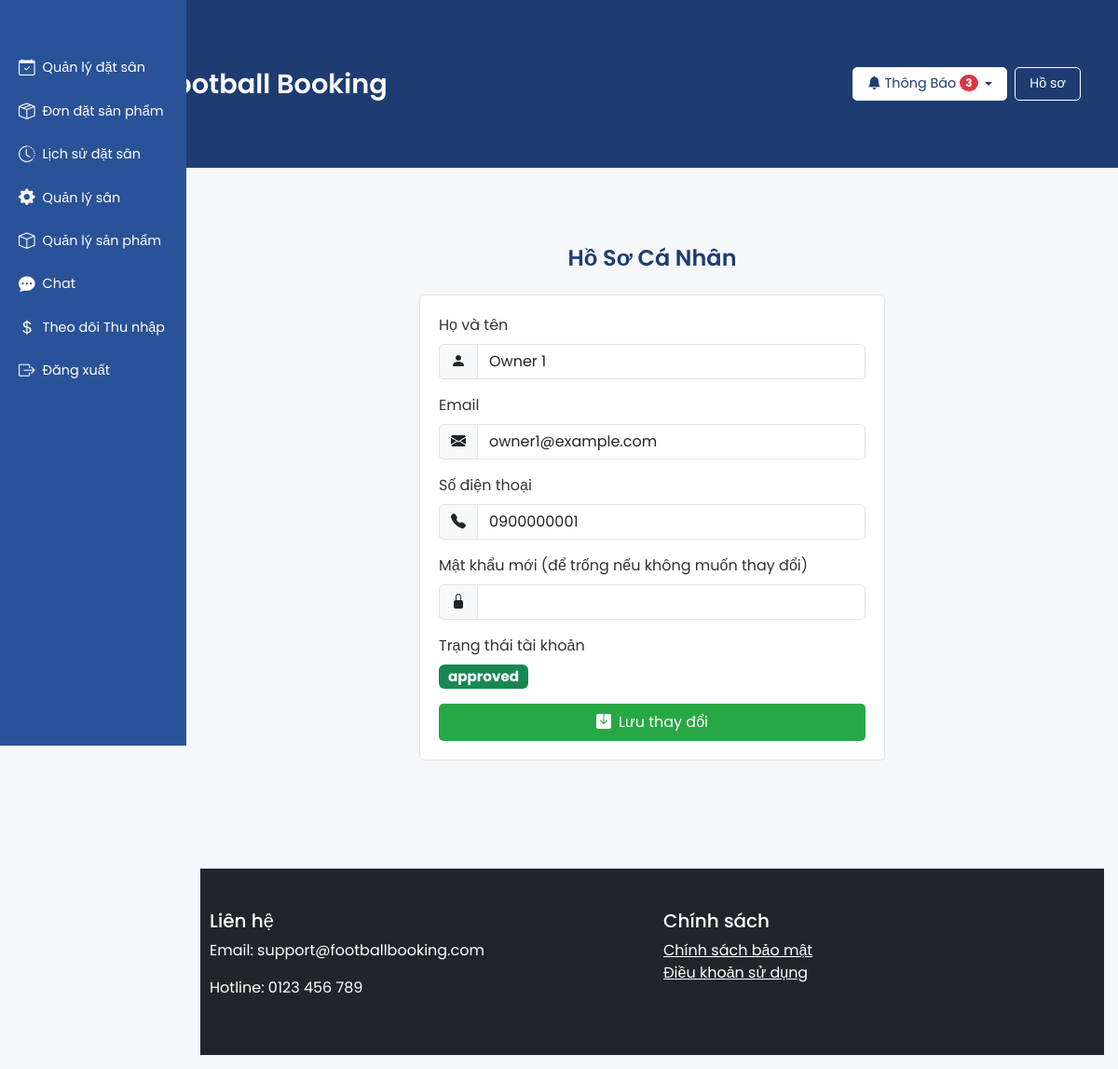
The page /profile.php (signed in) on the database as committed earlier.
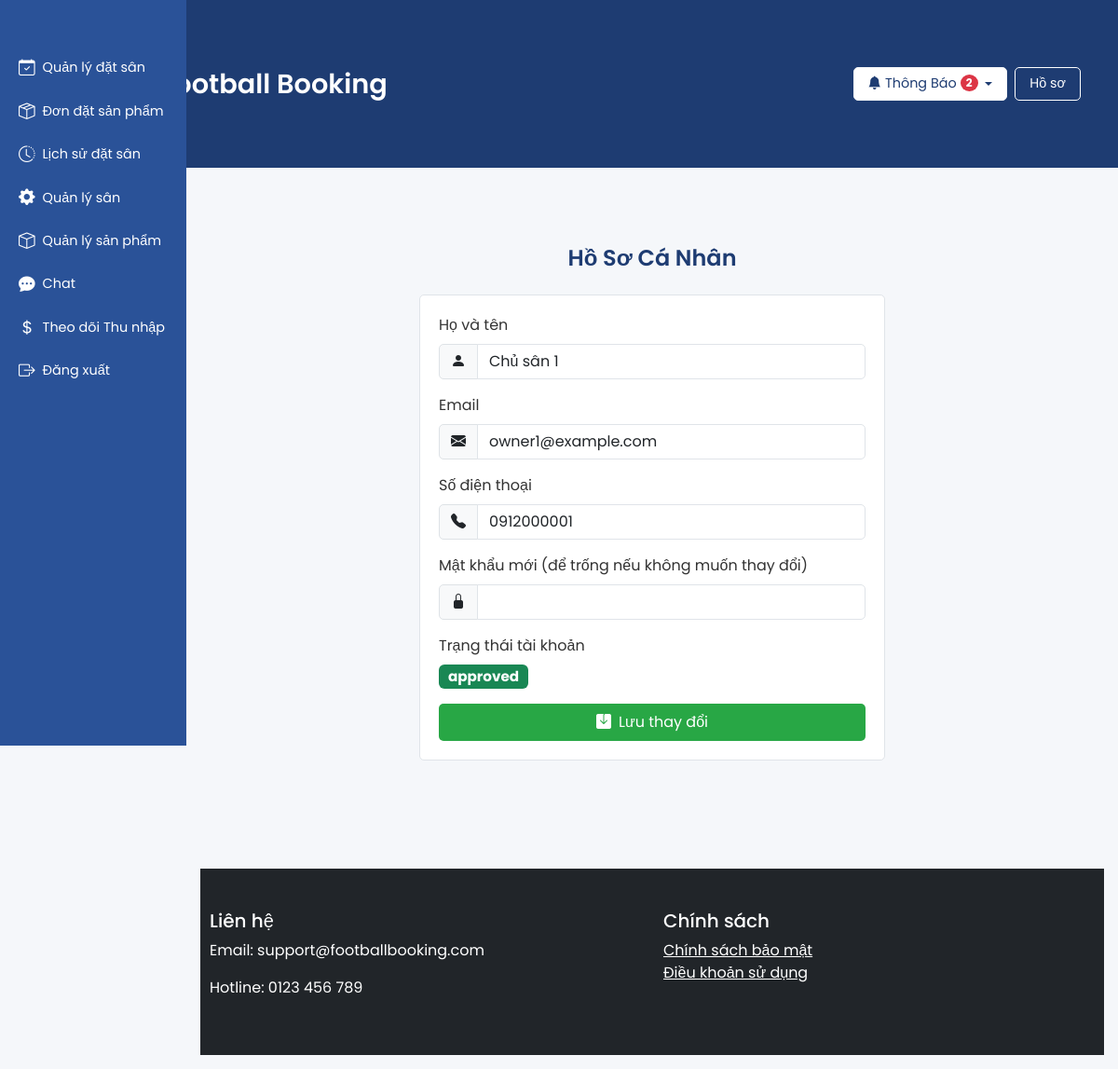
The same page on the database as committed later.
### tables this page shows
CREATE TABLE users (
    id INT AUTO_INCREMENT PRIMARY KEY,
    full_name VARCHAR(255) NOT NULL,
    email VARCHAR(255) UNIQUE NOT NULL,
    phone VARCHAR(20),
    password VARCHAR(255) NOT NULL,
    account_type ENUM('customer', 'owner', 'admin') NOT NULL,
    status ENUM('pending', 'approved', 'rejected') DEFAULT 'approved',
    created_at TIMESTAMP DEFAULT CURRENT_TIMESTAMP
);

### profile.php (the view, shortened to what the changed rows need)
<?php
require_once 'includes/config.php';
$user_id = $_SESSION['user_id'];
$stmt = $pdo->prepare("SELECT full_name, email, phone, status FROM users WHERE id = ?");
$stmt->execute([$user_id]);
$user = $stmt->fetch(PDO::FETCH_ASSOC);
$full_name = $user['full_name'];
$email = $user['email'];
$phone = $user['phone'];
$status = $user['status'];
require_once 'includes/header.php';
?>
<section class="profile py-5">
    <div class="container">
        <h2 class="section-title">Hồ Sơ Cá Nhân</h2>
        <div class="profile-form">
            <form method="POST">
                <div class="mb-3">
                    <div class="input-group">
                        <span class="input-group-text"><i class="bi bi-person-fill"></i></span>
                        <input type="text" name="full_name" id="full_name" class="form-control" value="<?php echo htmlspecialchars($full_name); ?>" required>
                    </div>
                </div>
                <div class="mb-3">
                    <div class="input-group">
                        <span class="input-group-text"><i class="bi bi-envelope-fill"></i></span>
                        <input type="email" name="email" id="email" class="form-control" value="<?php echo htmlspecialchars($email); ?>" readonly>
                    </div>
                </div>
                <div class="mb-3">
                    <div class="input-group">
                        <span class="input-group-text"><i class="bi bi-telephone-fill"></i></span>
                        <input type="text" name="phone" id="phone" class="form-control" value="<?php echo htmlspecialchars($phone); ?>" required>
                    </div>
                </div>
                <div class="mb-3">
                    <div>
                        <span class="badge <?php echo $status === 'pending' ? 'bg-warning' : ($status === 'approved' ? 'bg-success' : 'bg-danger'); ?> status-badge">
                            <?php echo htmlspecialchars($status); ?>
                        </span>
                    </div>
                </div>
            </form>
        </div>
    </div>
</section>
<?php require_once 'includes/footer.php'; ?>

### includes/header.php (shortened to what the changed rows need)
<?php
$unread_notifications_count = 0;
if (isset($_SESSION['user_id'])) {
    $user_id = $_SESSION['user_id'];
    $stmt = $pdo->prepare("SELECT COUNT(*) FROM notifications WHERE user_id = ? AND is_read = 0");
    $stmt->execute([$user_id]);
    $unread_notifications_count = $stmt->fetchColumn();
}
?>
<!DOCTYPE html>
<html lang="vi">
<head>
    <link href="https://cdn.jsdelivr.net/npm/bootstrap@5.3.0/dist/css/bootstrap.min.css" rel="stylesheet">
    <link rel="stylesheet" href="https://cdn.jsdelivr.net/npm/bootstrap-icons@1.10.5/font/bootstrap-icons.css">
</head>
<body>
    <header>
        <div class="container d-flex justify-content-between align-items-center">
            <div class="d-flex align-items-center gap-2">
                <?php if (isset($_SESSION['user_id'])): ?>
                    <div class="dropdown">
                        <button class="btn btn-light dropdown-toggle d-flex align-items-center gap-1" type="button" id="notificationDropdown" data-bs-toggle="dropdown" aria-expanded="false">
                            <i class="bi bi-bell-fill"></i> Thông Báo
                            <?php if ($unread_notifications_count > 0): ?>
                                <span class="badge bg-danger"><?php echo $unread_notifications_count; ?></span>
                            <?php endif; ?>
                        </button>
                    </div>
                <?php else: ?>
                    <a href="/football_booking/login.php" class="btn btn-outline-light">Đăng nhập</a>
                    <a href="/football_booking/register.php" class="btn btn-outline-light">Đăng ký</a>
                <?php endif; ?>
            </div>
        </div>
    </header>
    <div class="main-content" id="main-content">

Rows that differ between the two databases and show on the page:
changed users "approved": full_name "Owner 1" → "Chủ sân 1"; phone "0900000001" → "0912000001"
Other text that changed with them:
$unread_notifications_count: "3" → "2"
